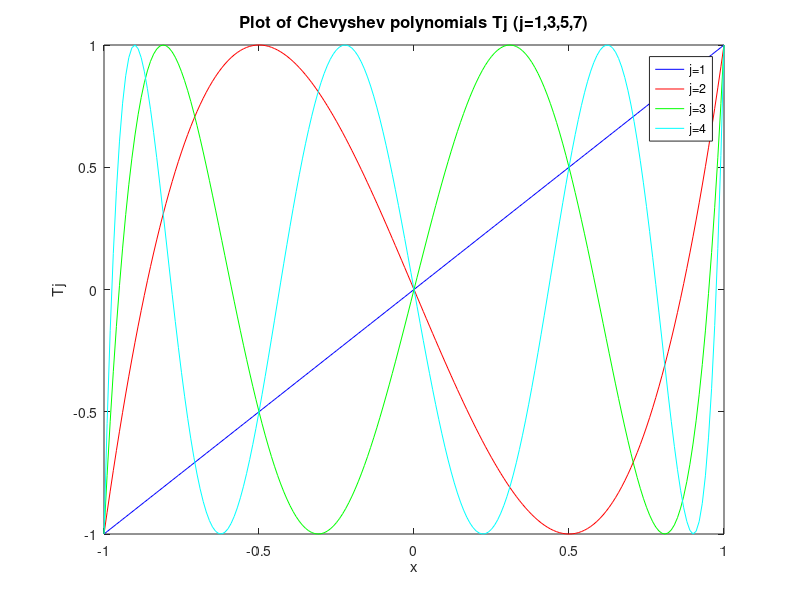

Recreate this plot in MATLAB.
%% Script for Chevyshev polynomials

clear             % Clear workspace
clc               % Clear command log

% Vector for x coordinates
x = linspace(-1,1,201);

% Vectors for y coordinates
T1 = cos(acos(x));
T3 = cos(3*acos(x));
T5 = cos(5*acos(x));
T7 = cos(7*acos(x));

% Plot y=T1, y=T2, y=T3, y=T4 onto the
% single shared graph
subplot(1,1,1)
plot(x, T1, "b")
hold on
plot(x, T3, "r")
plot(x, T5, "g")
plot(x, T7, "c")

xlabel("x")        % add axis label
ylabel("Tj")       % add axis label
axis([-1 1 -1 1])  % set coordinate range

title("Plot of Chevyshev polynomials Tj (j=1,3,5,7)", "FontSize", 12)
legend("j=1","j=2","j=3","j=4")
